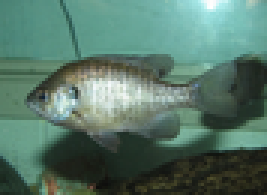
#> input picture part1-greyscale/test_images/bluegill.png, 89 x 65 px, shrunk from 300 x 220 before the run (shown 3 times larger)
$ python lab.py
#> lines starting #> are read from the running program, lines starting #| are printed output that depends on the picture
#!/usr/bin/env python3

import sys
import math
import base64
import tkinter

from io import BytesIO
from PIL import Image as Image

# NO ADDITIONAL IMPORTS ALLOWED!


def get_pixel(image, x, y):
    loc = x * image['width'] + y
    return image['pixels'][loc]


def set_pixel(image, x, y, c):
    loc = x * image['width'] + y
    image['pixels'][loc] = c


def apply_per_pixel(image, func):
    result = {
        'height': image['height'],
        'width': image['width'],
        'pixels': image['pixels'][:],
    }
    for x in range(image['height']):
        for y in range(image['width']):
            color = get_pixel(image, x, y)
            newcolor = func(color)
            set_pixel(result, x, y, newcolor)
            #print("CURRENT RESULT", result)
    return result


def inverted(image):
    return apply_per_pixel(image, lambda c: 255-c)


# HELPER FUNCTIONS
# [110 lines left out: functions get_pixel_edge, correlate, round_and_clip_image, make_blur_kernel, blurred, sharpened and 1 more, not called in this run]

# HELPER FUNCTIONS FOR LOADING AND SAVING IMAGES

def load_image(filename):
    """
    Loads an image from the given file and returns a dictionary
    representing that image.  This also performs conversion to greyscale.

    Invoked as, for example:
       i = load_image('test_images/cat.png')
    """
#> called with filename = 'test_images/bluegill.png'
    with open(filename, 'rb') as img_handle:
        img = Image.open(img_handle)
#> img is the input picture: PIL image 89x65 RGB; mean R, G, B 86.7, 118.4, 104.7
        img_data = img.getdata()
        if img.mode.startswith('RGB'):
            pixels = [round(.299 * p[0] + .587 * p[1] + .114 * p[2])
                      for p in img_data]
#> pixels = 5785 values, max 255 at index 248, min 13 at index 5550, mean 107.3
        elif img.mode == 'LA':
            pixels = [p[0] for p in img_data]
        elif img.mode == 'L':
            pixels = list(img_data)
        else:
            raise ValueError('Unsupported image mode: %r' % img.mode)
        w, h = img.size
#> w = 89; h = 65
        return {'height': h, 'width': w, 'pixels': pixels}


def save_image(image, filename, mode='PNG'):
    """
    Saves the given image to disk or to a file-like object.  If filename is
    given as a string, the file type will be inferred from the given name.  If
    filename is given as a file-like object, the file type will be determined
    by the 'mode' parameter.
    """
    out = Image.new(mode='L', size=(image['width'], image['height']))
    out.putdata(image['pixels'])
    if isinstance(filename, str):
        out.save(filename)
    else:
        out.save(filename, mode)
    out.close()


if __name__ == '__main__':
    # code in this block will only be run when you explicitly run your script,
    # and not when the tests are being run.  this is a good place for
    # generating images, etc.

    #sample inverted images
    im = load_image('test_images/bluegill.png')
#> im = 3 items
    im = inverted(im)
#> the loop in apply_per_pixel, `for x in range(image['height']):` made 65 passes
    save_image(im, 'test_results/bluegill-inverted.png')
#> in save_image, `out = Image.new(mode='L', size=(image['width'], image['height']))`: out: PIL image 89x65 L; every value is 0
#> in save_image, `out.putdata(image['pixels'])`:
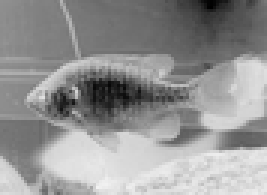
#> out: PIL image 89x65 L (shown 3 times larger); min 0, max 242, mean 147.7

    im = load_image('test_images/penguin.png')
#> call 2 of load_image, with filename = 'test_images/penguin.png'
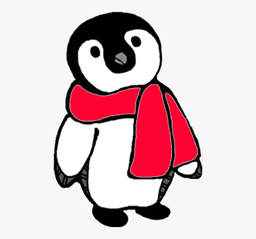
#> input picture part1-greyscale/test_images/penguin.png, 256 x 239 px, shrunk from 860 x 803 before the run
#> in load_image, img is the input picture: PIL image 256x239 RGBA; mean R, G, B, A 219.5, 197.2, 201.6, 255
    im = inverted(im)
    save_image(im, 'test_results/penguin-inverted.png')
#> call 2 of save_image, with filename = 'test_results/penguin-inverted.png', mode = 'PNG'
#> in save_image (call 2), `out = Image.new(mode='L', size=(image['width'], image['height']))`: out: PIL image 256x239 L; every value is 0
#> in save_image (call 2), `out.putdata(image['pixels'])`:
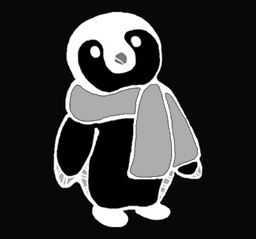
#> out: PIL image 256x239 L; min 0, max 255, mean 50.6

    im = load_image('test_images/python.png')
#> call 3 of load_image, with filename = 'test_images/python.png'
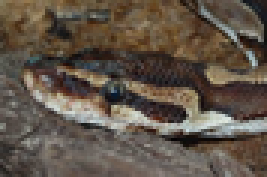
#> input picture part1-greyscale/test_images/python.png, 89 x 59 px, shrunk from 300 x 198 before the run (shown 3 times larger)
#> in load_image, img is the input picture: PIL image 89x59 RGB; mean R, G, B 96.3, 84.6, 72.8
    im = inverted(im)
    save_image(im, 'test_results/python-inverted.png')
#> call 3 of save_image, with filename = 'test_results/python-inverted.png', mode = 'PNG'
#> in save_image (call 3), `out = Image.new(mode='L', size=(image['width'], image['height']))`: out: PIL image 89x59 L; every value is 0
#> in save_image (call 3), `out.putdata(image['pixels'])`:
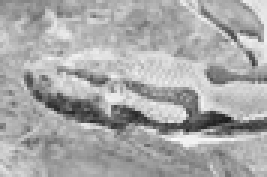
#> out: PIL image 89x59 L (shown 3 times larger); min 29, max 252, mean 168.2

    im = load_image('test_images/frog.png')
#> (the run stopped early here; a loop or call above may not have finished)
